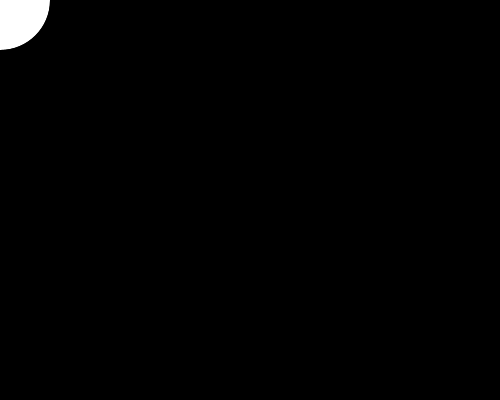
Frame 1 (no input)
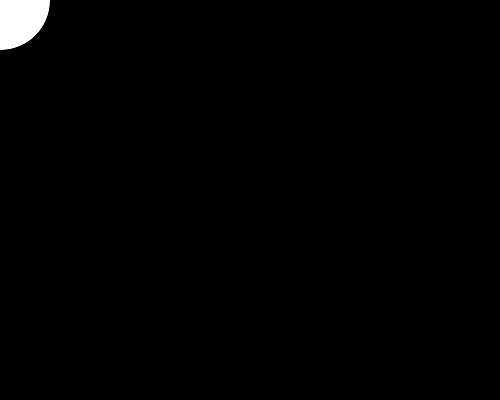
Frame 60 (the mouse pressed at the canvas centre just before this capture)
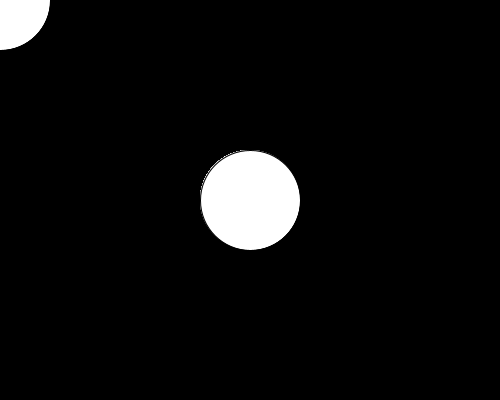
Frame 120 (the mouse held since frame 60 and released just before this capture)

The Processing sketch that drew these frames (run headless with seeded random() and noise(); from frame 60 on, the mouse is pressed at the canvas centre):

// Processing sketch: Template
// ── Template.pde
void setup()
{
  background(0);
  size(500, 400);
  
}
void draw()
{
  ellipse(mouseX, mouseY, 100, 100);
}
